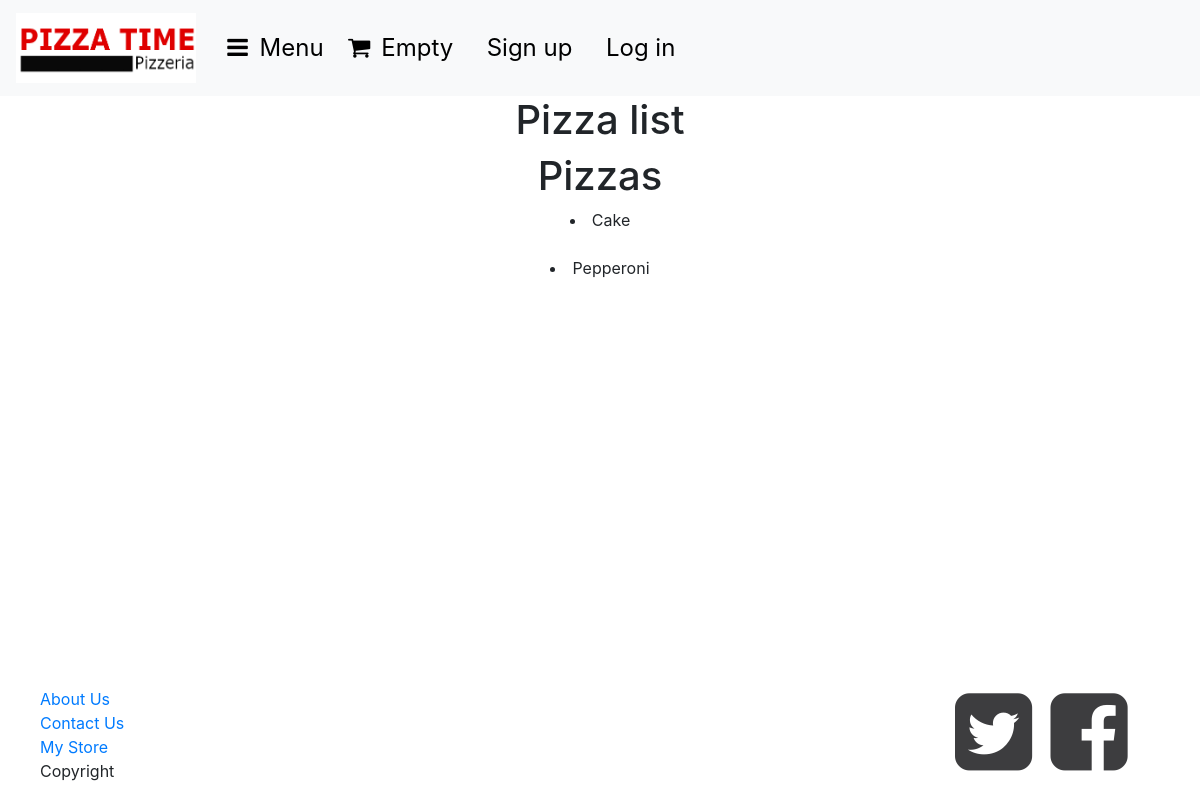
Page /pizzayeah on the earlier database version.
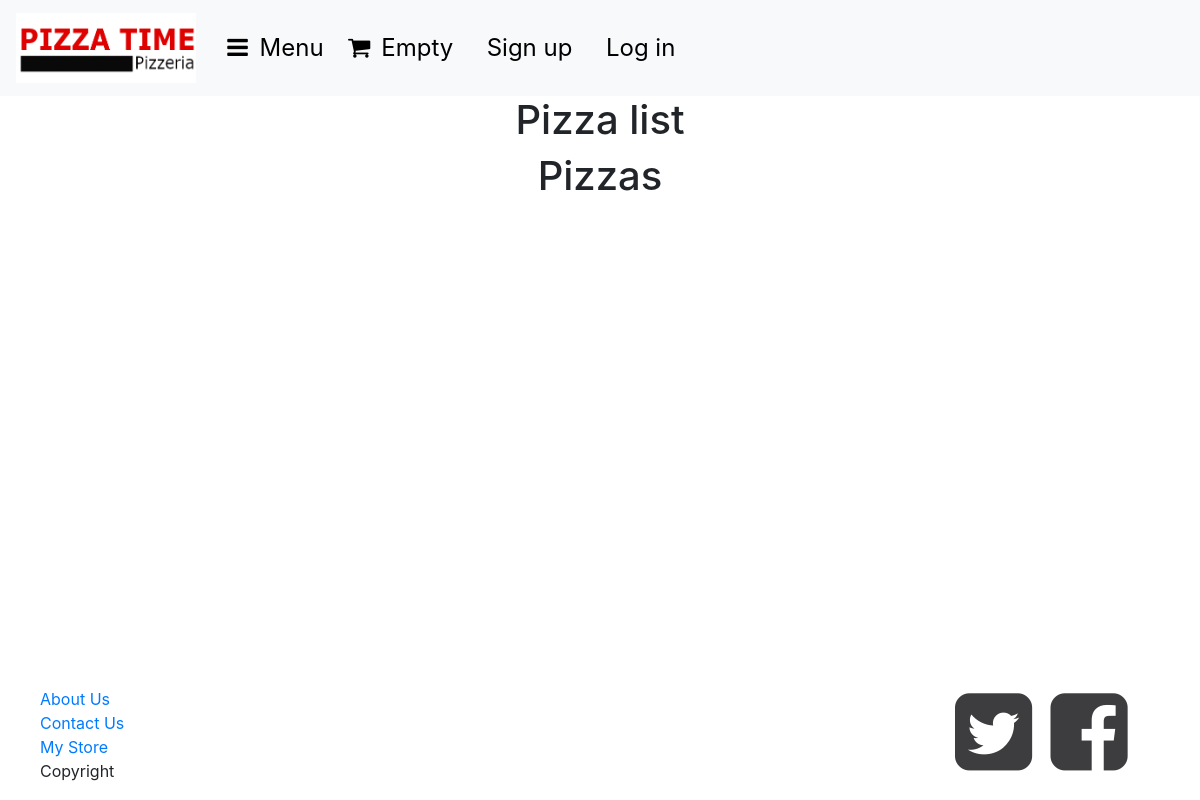
Same page on the later database version.
### web_pizza/models.py (models this page shows, shortened)
class Product(models.Model):
    category = models.ForeignKey(Category, related_name='products', on_delete=models.CASCADE)
    TYPE_CHOICES = [
        ('Pizza', 'Pizza'),
        ('Soda', 'Soda'),
        ('Side', 'Side'),
    ]
    product_type = models.CharField(max_length=25, choices=TYPE_CHOICES, default=None)
    name = models.CharField(max_length=200,db_index=True)
    slug = models.SlugField(max_length=200, db_index=True)
    available = models.BooleanField(default=True)
    created = models.DateTimeField(auto_now_add=True)
    updated = models.DateTimeField(auto_now=True)
    image = models.ImageField(upload_to='products/%Y/%m/%d', blank=True)
    PIZZA_SIZES = (
        (12, 'Small'),
        (14, 'Medium'),
        (16, 'Large'),
    )
    topping = models.ManyToManyField('Topping', through='ToppingAmount')
    priceSm = models.DecimalField(max_digits=6, decimal_places=2, null=True)
    priceMd = models.DecimalField(max_digits=6, decimal_places=2, null=True)
    priceLg = models.DecimalField(max_digits=6, decimal_places=2, null=True)
    sizePizza = models.IntegerField(choices=PIZZA_SIZES, default=12, blank=False)
    SODA_SIZES = (
        (1, '12 Oz'),
        (2, '2 Liter'),
    )
    priceSodaSm = models.DecimalField(max_digits=6, decimal_places=2, null=True)
    priceSodaLg = models.DecimalField(max_digits=6, decimal_places=2, null=True)
    sizeSoda = models.IntegerField(choices=SODA_SIZES, default=1, blank=False)
    priceSide = models.DecimalField(max_digits=6, decimal_places=2, null=True)
    class Meta:
        ordering = ('name',)
        index_together = (('id','slug'),)
        verbose_name = 'product'
        verbose_name_plural = 'products'

### mystore/views.py (the view, shortened to what this page needs)
# urls.py: path('pizzayeah', views.pizzayeah, name='pizzayeah'),
def pizzayeah(request):
    context = {}
    context["products"] = Category.objects.all()
    context["products"] = Product.objects.all()
    context["pizzas"] = Pizza.objects.all()
    return render(request, "pizzayeah.html", context)

### cart/cart.py (called while the page is built)
    def __len__(self):
        return sum(item['quantity'] for item in self.cart.values())

### cart/context_processors.py (called while the page is built)
def cart(request):
    return {'cart':Cart(request)}

### mystore/templates/pizzayeah.html (shortened to what this page needs)
{% extends "base.html" %}
{% load static %}
{% block content %}
<center>
        <div class="pizza_list">
            <h1>Pizza list</h1>
        </div>
            <div id="main" class="pizza">
                <h1>Pizzas</h1>
                {% for pizza in products %}
                <div class="item">
                    <li>{{ pizza.name }}</li>
                    <br>
                </div>
                {% endfor %}
            </div>
</center>
{% endblock %}

Differences in the rows shown:
removed Product: name "Cake"
removed Product: name "Pepperoni"
